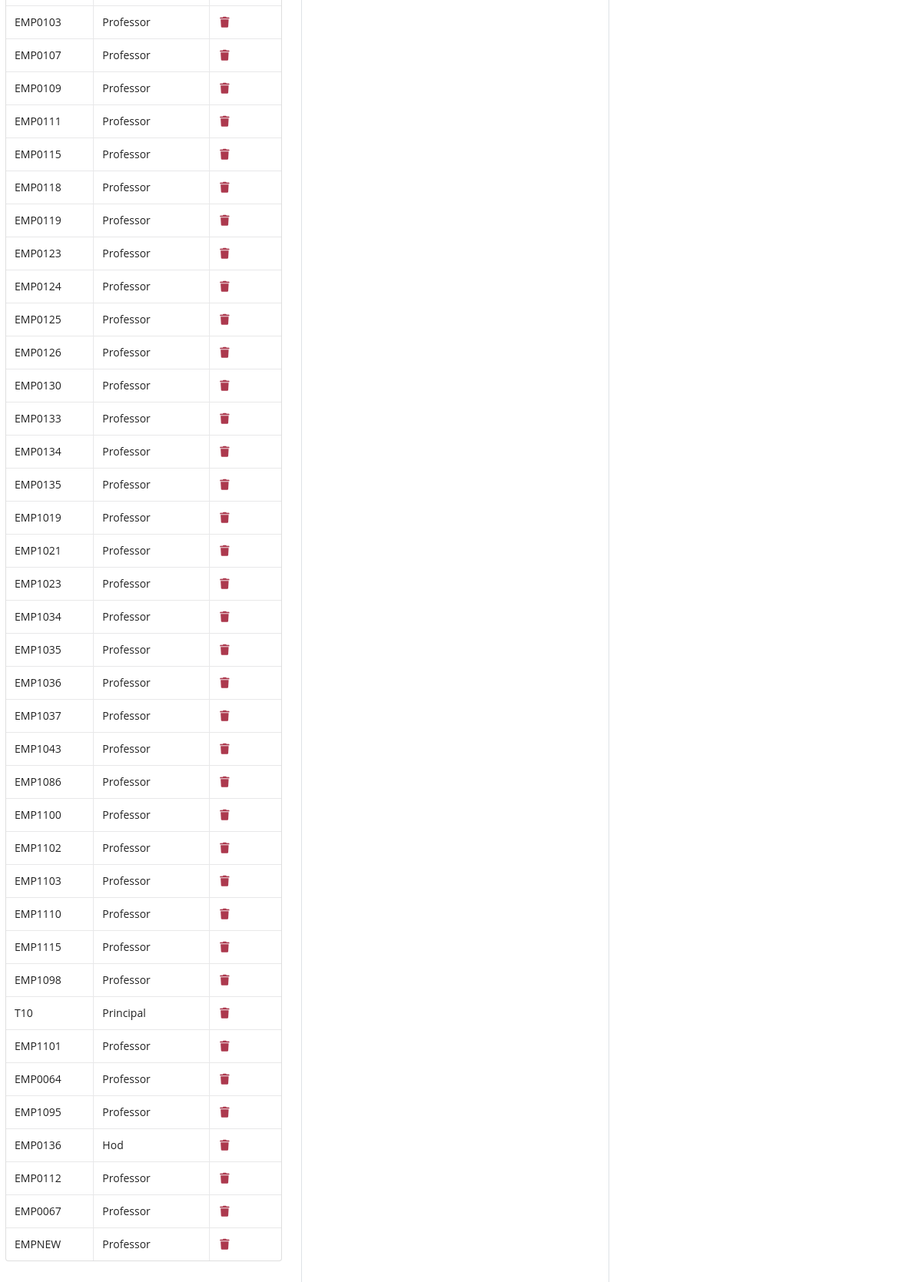
The app's page /admin-dashboard.php (signed in, lower part), older data.
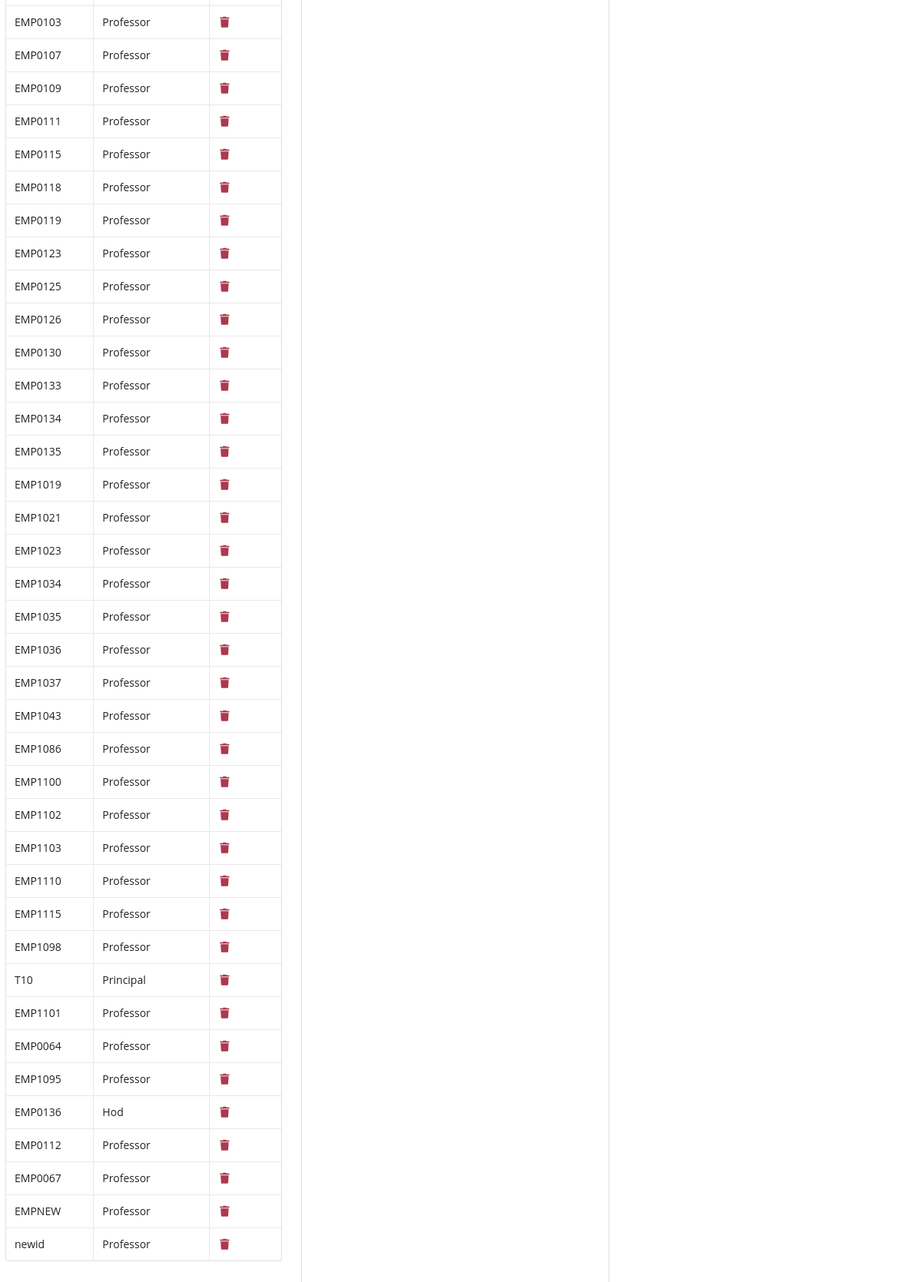
The same page, newer data.
### tables this page shows
CREATE TABLE `verifyid` (
  `id` int(50) NOT NULL,
  `tid` varchar(50) NOT NULL,
  `designation` varchar(20) NOT NULL
);

### admin-dashboard.php (the view, shortened to what this page needs)
<?php include("header.php") ?>
 <div class="admin-grid">
    <div class="ad-con mx-2 pr-1 border-right">
      <div style="max-height: 100vh; overflow-y: auto; margin-bottom: 10vh;" class="container-four">
        <table class="ui celled table admin-table">
              <tbody>
            <?php
              if (isset($_GET['search_tid'])) {
                $id = $_GET['search_tid'];
                $sql = "SELECT * FROM `verifyid` WHERE `tid` = '$id'";
              } else {
                $sql = "SELECT * FROM `verifyid` WHERE 1";
              }
              $result = $db-> query($sql);
              if($result-> num_rows > 0){
                while ($row = $result-> fetch_assoc()) { ?>
                          <tr><td><?php echo $row["tid"] ?></td>
                          <td><?php echo $row["designation"] ?></td>
                          <td>
                          <form method='post' action='admin-dashboard.php' class='ui form delete'>
                            <button onclick='return checkDelete()' type='submit' name='delete_tid' value='<?php echo $row['id'] ?>' id='delete' class='ui mini icon button delete'>
                              <i class='trash icon'></i>
                            </button>
                          </form>
                          </td>
                          </tr>
                <?php	}
                }
              ?>
            </tbody>
        </table>
      </div>
   </div>
   <div class="ad-con mx-2 pl-1 pr-1 border-right">
   </div>
   <div class="ad-con mx-3">
  </div>
 </div>
  <?php include("footer.php") ?>

Row changes from the older to the newer data that the page shows:
removed verifyid: tid "EMP0124", designation "Professor", $row['id'] 83 (drawn)
added verifyid: tid "newid", designation "Professor", $row['id'] 122 (drawn)
